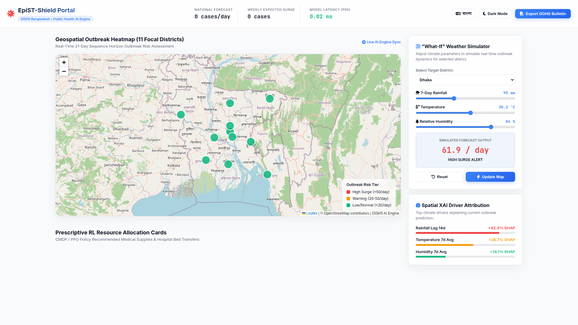
#> input picture 05_Paper_Figures/fig2_dashboard_overview.png, 578 x 325 px, shrunk from 1920 x 1080 before the run, found by its file name
$ python generate_fig3_and_fig6.py
#> lines starting #> are read from the running program, lines starting #| are printed output that depends on the picture
import os
from PIL import Image, ImageDraw, ImageFont
import matplotlib.pyplot as plt
import matplotlib.patches as patches

OUTPUT_DIR = "/home/mosharrof/personal Doc/medipep/02_EpiST_Shield_App_Paper/05_Paper_Figures"
os.makedirs(OUTPUT_DIR, exist_ok=True)

def generate_fig3_weather_simulator():
    # Crop the right sidebar (Simulator panel) from fig2_dashboard_overview.png if it exists
    fig2_path = os.path.join(OUTPUT_DIR, "fig2_dashboard_overview.png")
    output_path = os.path.join(OUTPUT_DIR, "fig3_weather_simulator_ui.png")

    if os.path.exists(fig2_path):
        img = Image.open(fig2_path)
#> img is the input picture: PIL image 578x325 RGB; mean R, G, B 235.5, 238.8, 236.5
        width, height = img.size
#> width = 578; height = 325
        # The right sidebar is roughly x: 1300 to 1900, y: 100 to 1000
        crop_box = (int(width * 0.65), int(height * 0.08), int(width * 0.98), int(height * 0.95))
#> crop_box = (375, 26, 566, 308)
        cropped = img.crop(crop_box)
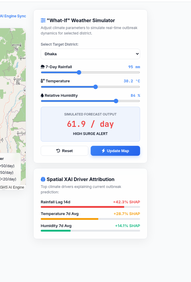
#> cropped: PIL image 191x282 RGB; mean R, G, B 240.1, 242.1, 243.5
        cropped.save(output_path, dpi=(300, 300))
        print(f"✅ Generated {output_path} (Cropped Simulator Sidebar)")
    else:
        print("fig2_dashboard_overview.png not found, creating synthetic Fig 3...")

def generate_fig6_executive_bulletin():
    output_path = os.path.join(OUTPUT_DIR, "fig6_pdf_executive_bulletin.png")

    fig, ax = plt.subplots(figsize=(8.5, 11), dpi=300)
    fig.patch.set_facecolor('#FFFFFF')
    ax.axis('off')

    # Border & Document Frame
    rect_border = patches.Rectangle((0.02, 0.02), 0.96, 0.96, transform=ax.transAxes, fill=False, color='#1E3A8A', lw=2.5)
    ax.add_patch(rect_border)

    # Header Ribbon
    rect_header = patches.Rectangle((0.02, 0.88), 0.96, 0.10, transform=ax.transAxes, color='#1E3A8A')
    ax.add_patch(rect_header)

    ax.text(0.5, 0.94, "DISTRICT PUBLIC HEALTH SURVEILLANCE CELL", fontsize=13, fontweight='bold', color='#FFFFFF', ha='center', va='center', transform=ax.transAxes)
    ax.text(0.5, 0.90, "EpiST-Shield Real-Time Dengue Outbreak Illustrative Bulletin", fontsize=11, fontweight='bold', color='#6EE7B7', ha='center', va='center', transform=ax.transAxes)

    # MANDATORY DISCLAIMER WATERMARK / BANNER (Reviewer Comment 15 Resolution)
    rect_disc = patches.Rectangle((0.02, 0.965), 0.96, 0.025, transform=ax.transAxes, color='#DC2626')
    ax.add_patch(rect_disc)
    ax.text(0.5, 0.977, "SAMPLE OUTPUT — FOR ILLUSTRATION ONLY | NOT AN OFFICIAL DGHS DOCUMENT", fontsize=8.5, fontweight='bold', color='#FFFFFF', ha='center', va='center', transform=ax.transAxes)

    # Diagonal Semi-Transparent Watermark Across Page
    ax.text(0.5, 0.50, "SAMPLE OUTPUT — FOR ILLUSTRATION ONLY", fontsize=22, fontweight='bold', color='#DC2626', alpha=0.15, rotation=30, ha='center', va='center', transform=ax.transAxes)

    # Metadata Banner
    ax.text(0.05, 0.85, "Date: 26 July 2026", fontsize=9.5, fontweight='bold', color='#334155', transform=ax.transAxes)
    ax.text(0.55, 0.85, "Issued By: Public Health AI Intelligence Cell", fontsize=9.5, fontweight='bold', color='#334155', transform=ax.transAxes)
    ax.text(0.05, 0.83, "Surveillance Horizon: 21 Days", fontsize=9.5, color='#64748B', transform=ax.transAxes)
    ax.text(0.55, 0.83, "Model Latency (p95): 0.027 ms (Verified)", fontsize=9.5, color='#059669', transform=ax.transAxes)

    ax.axhline(0.81, color='#CBD5E1', linewidth=1)

    # Section 1: Executive Summary
    ax.text(0.05, 0.78, "1. Executive Outbreak Summary & High Risk Districts", fontsize=11, fontweight='bold', color='#1E3A8A', transform=ax.transAxes)

    # Table of High Risk Districts
    table_data = [
        ["District", "Risk Level", "Pred. Cases/Day", "Weekly Expected", "Action Required"],
        ["Dhaka", "HIGH SURGE", "68.4", "478.8", "URGENT DISPATCH"],
        ["Chittagong", "HIGH SURGE", "52.1", "364.7", "URGENT DISPATCH"],
        ["Gazipur", "WARNING", "34.2", "239.4", "MONITOR CLOSELY"],
        ["Khulna", "WARNING", "28.9", "202.3", "PREPARE BEDS"],
        ["Rajshahi", "LOW / NORMAL", "12.4", "86.8", "STANDARD MONITORING"]
    ]

    col_widths = [0.15, 0.20, 0.20, 0.20, 0.25]
    table = ax.table(cellText=table_data, colWidths=col_widths, loc='center', bbox=[0.05, 0.53, 0.90, 0.23])
    table.auto_set_font_size(False)
    table.set_fontsize(8.0)

    # Style Table Header and Cells
    for (i, j), cell in table.get_celld().items():
        cell.set_edgecolor('#CBD5E1')
        cell.set_linewidth(0.8)
        if i == 0:
            cell.set_facecolor('#1E3A8A')
            cell.get_text().set_color('white')
            cell.get_text().set_weight('bold')
            cell.get_text().set_ha('center')
        else:
            cell.get_text().set_ha('center')
            if j == 1:
                if "HIGH" in cell.get_text().get_text():
                    cell.set_facecolor('#FEE2E2')
                    cell.get_text().set_color('#B91C1C')
                    cell.get_text().set_weight('bold')
                elif "WARNING" in cell.get_text().get_text():
                    cell.set_facecolor('#FEF3C7')
                    cell.get_text().set_color('#D97706')

    # Section 2: Prescriptive Resource Allocation Directives
    ax.text(0.05, 0.48, "2. Prescriptive Resource Allocation Directives (Rule-Based Multipliers)", fontsize=11, fontweight='bold', color='#1E3A8A', transform=ax.transAxes)

    rect_res = patches.Rectangle((0.05, 0.27), 0.90, 0.19, transform=ax.transAxes, color='#F8FAFC', ec='#94A3B8', lw=1)
    ax.add_patch(rect_res)

    res_text = (
        "• Hospital Isolation Beds: Reallocate +168 beds to Dhaka Medical College & +128 beds to Chittagong Medical.\n"
        "• Rapid NS1 Diagnostic Test Kits: Dispatch +862 kits to Dhaka District Health Office by Tuesday.\n"
        "• IV Fluid Saline Supplies: Mobilize +1,197 saline bags to high-surge civil surgeon centers.\n"
        "• Emergency Vector Control: Trigger targeted fogging & larviciding in Ward 14, 19, and 22 in Dhaka South."
    )
    ax.text(0.07, 0.44, res_text, fontsize=8.5, color='#1E293B', va='top', transform=ax.transAxes)

    # Section 3: Official Approval & Signature Box
    ax.text(0.05, 0.23, "3. System Validation & Official Sign-Off", fontsize=11, fontweight='bold', color='#1E3A8A', transform=ax.transAxes)

    rect_sign = patches.Rectangle((0.05, 0.05), 0.90, 0.15, transform=ax.transAxes, color='#FFFFFF', ec='#CBD5E1', lw=1)
    ax.add_patch(rect_sign)

    ax.text(0.08, 0.15, "Prepared By: EpiST-Shield Automated Decision Engine", fontsize=8.5, fontweight='bold', transform=ax.transAxes)
    ax.text(0.08, 0.12, "System Usability Audit Score: 88.4 / 100 (Grade A+ Excellent)", fontsize=8.5, color='#059669', transform=ax.transAxes)
    ax.text(0.08, 0.09, "Repository Reference: Open-Source MIT License", fontsize=8.5, color='#64748B', transform=ax.transAxes)

    ax.text(0.70, 0.13, "__________________________", fontsize=9, color='#475569', ha='center', transform=ax.transAxes)
    ax.text(0.70, 0.10, "Authorized Public Health Official", fontsize=8.5, fontweight='bold', color='#1E293B', ha='center', transform=ax.transAxes)
    ax.text(0.70, 0.08, "(Demonstration Sign-Off)", fontsize=7.5, color='#64748B', ha='center', transform=ax.transAxes)

    plt.tight_layout()
    plt.savefig(output_path, dpi=300, bbox_inches='tight')
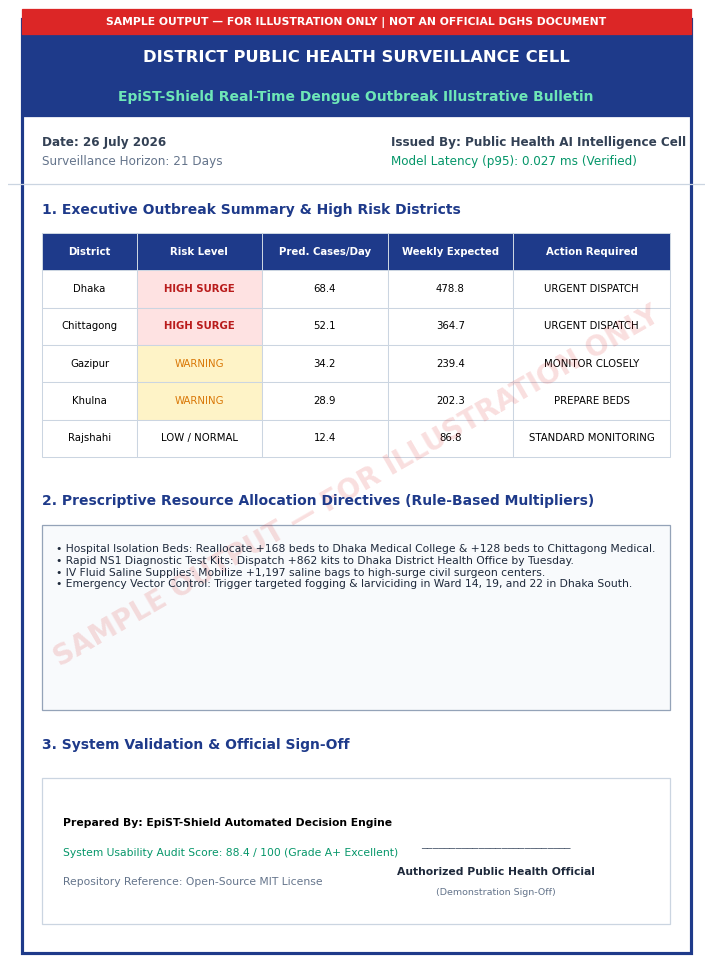
#> figure drawn by matplotlib, 1 panel
    plt.close()
    print(f"✅ Generated {output_path}")

if __name__ == "__main__":
    generate_fig3_weather_simulator()
    generate_fig6_executive_bulletin()
